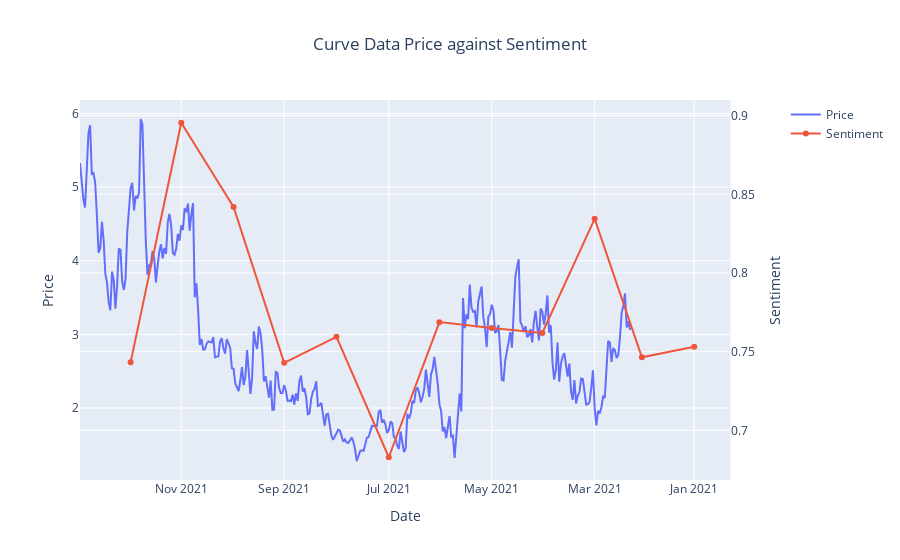

This figure's notebook cell:
### Code cell
price_df = pd.read_csv("curve_price_data.csv")
# timeSplitDataNetScore = sentiment_analysis("curve")
sentiment_df = pd.DataFrame({'date': timeSplitDataNetScore.keys(), 'sentiment': timeSplitDataNetScore.values()})

def mdy_to_ymd(d):
    return datetime.strptime(d, '%b %d, %Y').strftime('%Y-%m-%d')

price_df['format_date'] = price_df['Date'].apply(lambda x:  mdy_to_ymd(x))

fig = make_subplots(specs=[[{"secondary_y": True}]])
fig.add_trace(go.Scatter(x=price_df['format_date'], y=price_df['Price'], name='Price'), secondary_y= False)
fig.update_xaxes(autorange="reversed") 
# fig.update_xaxes(dtick="M1")

fig.add_trace(go.Scatter(x=sentiment_df['date'], y=sentiment_df['sentiment'], name='Sentiment'), secondary_y= True)

fig.update_layout(
    title_text="Curve Data Price against Sentiment",
    title_x=0.5
)
fig.update_xaxes(title_text="Date")
fig.update_yaxes(title_text="Price", secondary_y=False)
fig.update_yaxes(title_text="Sentiment", secondary_y=True)

### Figure 1 — Plotly figure (JSON) as saved in the notebook; plotly's stock layout.template omitted (floating-point values rounded to 4 significant figures; data arrays with more than 128 entries replaced by an {"elided": "..."} marker saying what was removed)
{"data": [{"name": "Price", "type": "scatter", "x": {"elided": "327 str values"}, "xaxis": "x", "y": {"elided": "327 float values"}, "yaxis": "y"}, {"name": "Sentiment", "type": "scatter", "x": ["2021-01", "2021-02", "2021-03", "2021-04", "2021-05", "2021-06", "2021-07", "2021-08", "2021-09", "2021-10", "2021-11", "2021-12"], "xaxis": "x", "y": [0.7531, 0.7464, 0.8344, 0.7618, 0.765, 0.7688, 0.6829, 0.7594, 0.7429, 0.842, 0.8955, 0.7432], "yaxis": "y2"}], "layout": {"title": {"text": "Curve Data Price against Sentiment", "x": 0.5}, "xaxis": {"anchor": "y", "autorange": "reversed", "domain": [0, 0.94], "title": {"text": "Date"}}, "yaxis": {"anchor": "x", "domain": [0, 1], "title": {"text": "Price"}}, "yaxis2": {"anchor": "x", "overlaying": "y", "side": "right", "title": {"text": "Sentiment"}}}}
